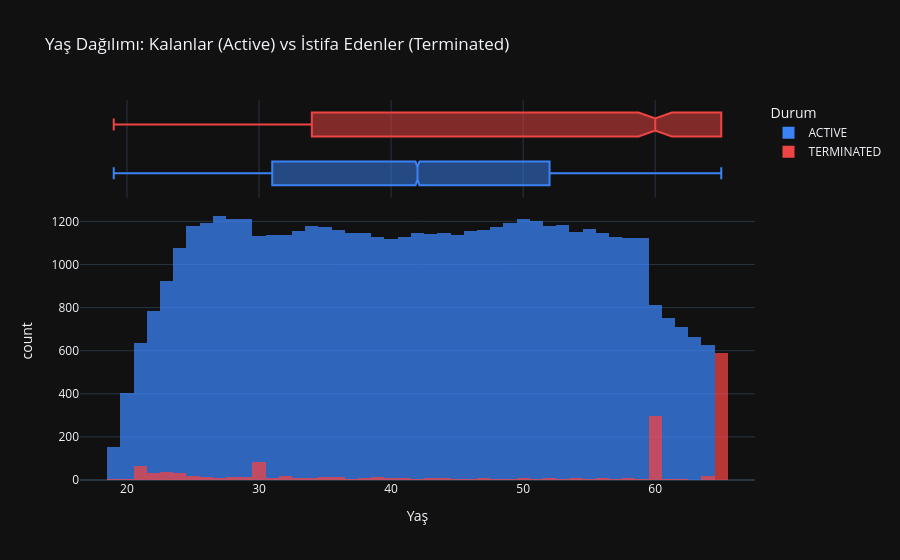
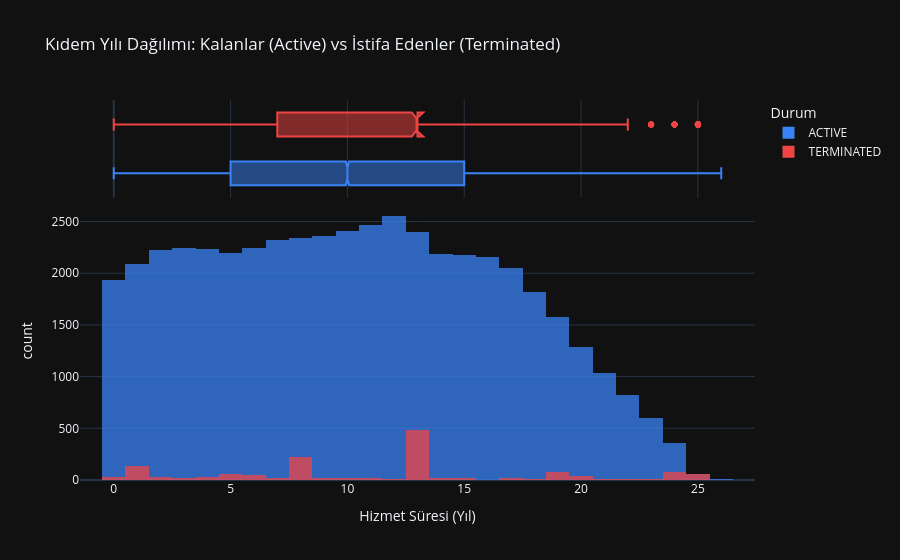

Notebook code for these charts, in order:
### Markdown cell above
<div style="background-color: #1e293b; border-left: 4px solid #6a994e; border-radius: 6px; padding: 15px 20px; color: #ffffff; font-family: 'Inter', sans-serif; margin-top: 15px; margin-bottom: 10px;">
    <h3 style="margin: 0; color: #ffffff; font-size: 16px; font-weight: 600; margin-bottom: 8px;">2.2. Sayısal Değişkenlerin ve Aykırı Değerlerin Analizi</h3>
    <p style="margin: 0; color: #cbd5e1; font-size: 14px; line-height: 1.5;">Yaş (<code>age</code>) ve Hizmet Süresi (<code>length_of_service</code>) değişkenlerinin dağılımlarını ve aykırı değerlerini Box-plot ile inceleyelim.</p>
</div>

### Code cell
import plotly.express as px

# 1. Yaş Dağılımının İstifa Durumuna Göre İkili Karşılaştırması
fig_biv_age = px.histogram(
    df, x="age", color="STATUS",
    barmode="overlay",
    marginal="box", # Dağılımın üzerine istatistiksel kutu grafiği ekler
    title="Yaş Dağılımı: Kalanlar (Active) vs İstifa Edenler (Terminated)",
    labels={'age': 'Yaş', 'STATUS': 'Durum'},
    color_discrete_map={'ACTIVE': '#3b82f6', 'TERMINATED': '#ef4444'},
    template='plotly_dark',
    opacity=0.75
)
fig_biv_age.show()

# 2. Kıdem Süresinin İstifa Durumuna Göre İkili Karşılaştırması
fig_biv_los = px.histogram(
    df, x="length_of_service", color="STATUS",
    barmode="overlay",
    marginal="box",
    title="Kıdem Yılı Dağılımı: Kalanlar (Active) vs İstifa Edenler (Terminated)",
    labels={'length_of_service': 'Hizmet Süresi (Yıl)', 'STATUS': 'Durum'},
    color_discrete_map={'ACTIVE': '#3b82f6', 'TERMINATED': '#ef4444'},
    template='plotly_dark',
    opacity=0.75
)
fig_biv_los.show()

### Figure 1 — Plotly figure (JSON) as saved in the notebook; plotly's stock layout.template omitted (floating-point values rounded to 4 significant figures; data arrays with more than 128 entries replaced by an {"elided": "..."} marker saying what was removed)
{"data": [{"bingroup": "x", "hovertemplate": "Durum=ACTIVE<br>Yaş=%{x}<br>count=%{y}<extra></extra>", "legendgroup": "ACTIVE", "marker": {"color": "#3b82f6", "opacity": 0.75, "pattern": {"shape": ""}}, "name": "ACTIVE", "orientation": "v", "showlegend": true, "type": "histogram", "x": {"elided": "48168 int values"}, "xaxis": "x", "yaxis": "y"}, {"hovertemplate": "Durum=ACTIVE<br>Yaş=%{x}<extra></extra>", "legendgroup": "ACTIVE", "marker": {"color": "#3b82f6"}, "name": "ACTIVE", "notched": true, "showlegend": false, "type": "box", "x": {"elided": "48168 int values"}, "xaxis": "x2", "yaxis": "y2"}, {"bingroup": "x", "hovertemplate": "Durum=TERMINATED<br>Yaş=%{x}<br>count=%{y}<extra></extra>", "legendgroup": "TERMINATED", "marker": {"color": "#ef4444", "opacity": 0.75, "pattern": {"shape": ""}}, "name": "TERMINATED", "orientation": "v", "showlegend": true, "type": "histogram", "x": {"elided": "1485 int values"}, "xaxis": "x", "yaxis": "y"}, {"hovertemplate": "Durum=TERMINATED<br>Yaş=%{x}<extra></extra>", "legendgroup": "TERMINATED", "marker": {"color": "#ef4444"}, "name": "TERMINATED", "notched": true, "showlegend": false, "type": "box", "x": {"elided": "1485 int values"}, "xaxis": "x2", "yaxis": "y2"}], "layout": {"barmode": "overlay", "legend": {"title": {"text": "Durum"}, "tracegroupgap": 0}, "title": {"text": "Yaş Dağılımı: Kalanlar (Active) vs İstifa Edenler (Terminated)"}, "xaxis": {"anchor": "y", "domain": [0, 1], "title": {"text": "Yaş"}}, "xaxis2": {"anchor": "y2", "domain": [0, 1], "matches": "x", "showgrid": true, "showticklabels": false}, "yaxis": {"anchor": "x", "domain": [0, 0.7326], "title": {"text": "count"}}, "yaxis2": {"anchor": "x2", "domain": [0.7426, 1], "matches": "y2", "showgrid": false, "showline": false, "showticklabels": false, "ticks": ""}}}

### Figure 2 — Plotly figure (JSON) as saved in the notebook; plotly's stock layout.template omitted (floating-point values rounded to 4 significant figures; data arrays with more than 128 entries replaced by an {"elided": "..."} marker saying what was removed)
{"data": [{"bingroup": "x", "hovertemplate": "Durum=ACTIVE<br>Hizmet Süresi (Yıl)=%{x}<br>count=%{y}<extra></extra>", "legendgroup": "ACTIVE", "marker": {"color": "#3b82f6", "opacity": 0.75, "pattern": {"shape": ""}}, "name": "ACTIVE", "orientation": "v", "showlegend": true, "type": "histogram", "x": {"elided": "48168 int values"}, "xaxis": "x", "yaxis": "y"}, {"hovertemplate": "Durum=ACTIVE<br>Hizmet Süresi (Yıl)=%{x}<extra></extra>", "legendgroup": "ACTIVE", "marker": {"color": "#3b82f6"}, "name": "ACTIVE", "notched": true, "showlegend": false, "type": "box", "x": {"elided": "48168 int values"}, "xaxis": "x2", "yaxis": "y2"}, {"bingroup": "x", "hovertemplate": "Durum=TERMINATED<br>Hizmet Süresi (Yıl)=%{x}<br>count=%{y}<extra></extra>", "legendgroup": "TERMINATED", "marker": {"color": "#ef4444", "opacity": 0.75, "pattern": {"shape": ""}}, "name": "TERMINATED", "orientation": "v", "showlegend": true, "type": "histogram", "x": {"elided": "1485 int values"}, "xaxis": "x", "yaxis": "y"}, {"hovertemplate": "Durum=TERMINATED<br>Hizmet Süresi (Yıl)=%{x}<extra></extra>", "legendgroup": "TERMINATED", "marker": {"color": "#ef4444"}, "name": "TERMINATED", "notched": true, "showlegend": false, "type": "box", "x": {"elided": "1485 int values"}, "xaxis": "x2", "yaxis": "y2"}], "layout": {"barmode": "overlay", "legend": {"title": {"text": "Durum"}, "tracegroupgap": 0}, "title": {"text": "Kıdem Yılı Dağılımı: Kalanlar (Active) vs İstifa Edenler (Terminated)"}, "xaxis": {"anchor": "y", "domain": [0, 1], "title": {"text": "Hizmet Süresi (Yıl)"}}, "xaxis2": {"anchor": "y2", "domain": [0, 1], "matches": "x", "showgrid": true, "showticklabels": false}, "yaxis": {"anchor": "x", "domain": [0, 0.7326], "title": {"text": "count"}}, "yaxis2": {"anchor": "x2", "domain": [0.7426, 1], "matches": "y2", "showgrid": false, "showline": false, "showticklabels": false, "ticks": ""}}}
